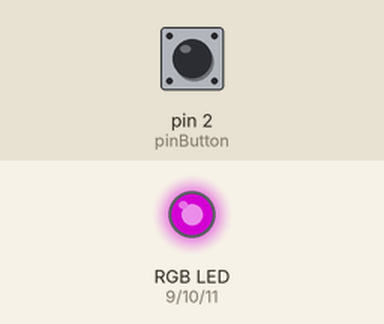
Recording of a sketch running on a simulated Arduino Uno, built with avr-gcc and run on an emulated ATmega328P. On the bench: an RGB LED mixed from three pins (HIGH = lit). Inputs (shaded band) come from the test bench; at power-on: pin 2 (pinButton) HIGH. Dim RGB values are drawn brighter than linear.

Above: at 1.2 s.
1.3 s: pin 2 (pinButton) pulled LOW for 0.15 s
At 2.6 s:
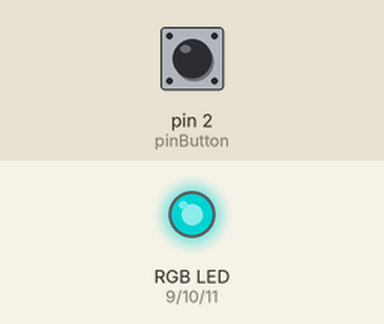
2.9 s: pin 2 (pinButton) pulled LOW for 1 s
At 5.1 s:
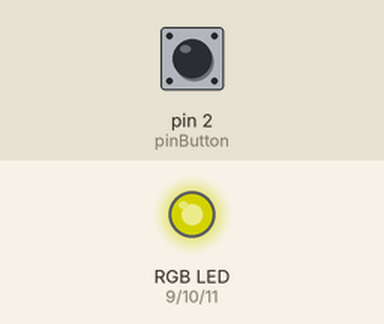
5.4 s: pin 2 (pinButton) pulled LOW for 0.15 s
At 6.0 s:
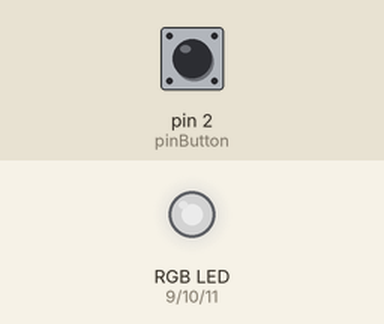
Timing chart, 0 to 8.4 s (numbered marks = the images above; inputs shaded):
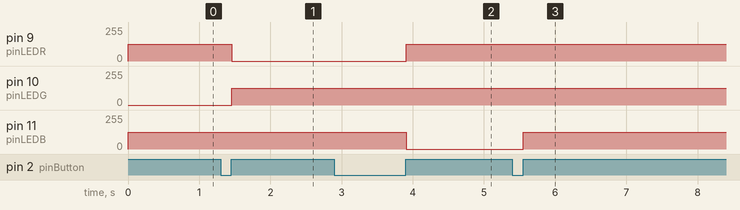

Measured:
- after the input at 1.3 s, pin 9 (pinLEDR): 127/255 → 0/255 after 0.16 s; pin 10 (pinLEDG): 0/255 → 127/255 after 0.16 s
- after the input at 2.9 s, pin 9 (pinLEDR): 0/255 → 127/255 after 1.0 s; pin 11 (pinLEDB): 127/255 → 0/255 after 1.0 s
- after the input at 5.4 s, pin 11 (pinLEDB): 0/255 → 127/255 after 0.16 s

The sketch:

RGB_LED.ino
```cpp
const int pinLEDR = 9;
const int pinLEDG = 10;
const int pinLEDB = 11;
const int pinButton = 2;
boolean lastButton = LOW;
boolean currentButton = LOW;
int ledMode = 0;

void setup() {
  // put your setup code here, to run once:
  pinMode(pinLEDR, OUTPUT);
  pinMode(pinLEDG, OUTPUT);
  pinMode(pinLEDB, OUTPUT);
  pinMode(pinButton, INPUT);
}

boolean debounce(boolean last) {
  boolean current = digitalRead(pinButton);
  if (current != last) {
    delay(5); current = digitalRead(pinButton);
  }
  return current;
}

void loop() {
  // put your main code here, to run repeatedly:
  currentButton = debounce(lastButton);
  if (currentButton==HIGH && lastButton== LOW) {
    ledMode++; if(ledMode > 3) ledMode = 0;
  }
  lastButton = currentButton;
  setMode(ledMode);
}

void setMode(int mode) {
  switch(mode) {
    case 0: analogWrite(pinLEDR, 127);
            analogWrite(pinLEDG, 127);
            analogWrite(pinLEDB, 127);
            break;
    case 1: analogWrite(pinLEDR, 127);
            analogWrite(pinLEDG, 0);
            analogWrite(pinLEDB, 127);
            break;
    case 2: analogWrite(pinLEDR, 0);
            analogWrite(pinLEDG, 127);
            analogWrite(pinLEDB, 127);
            break;
    case 3: analogWrite(pinLEDR, 127);
            analogWrite(pinLEDG, 127);
            analogWrite(pinLEDB, 0);
            break;
  }
}
```
